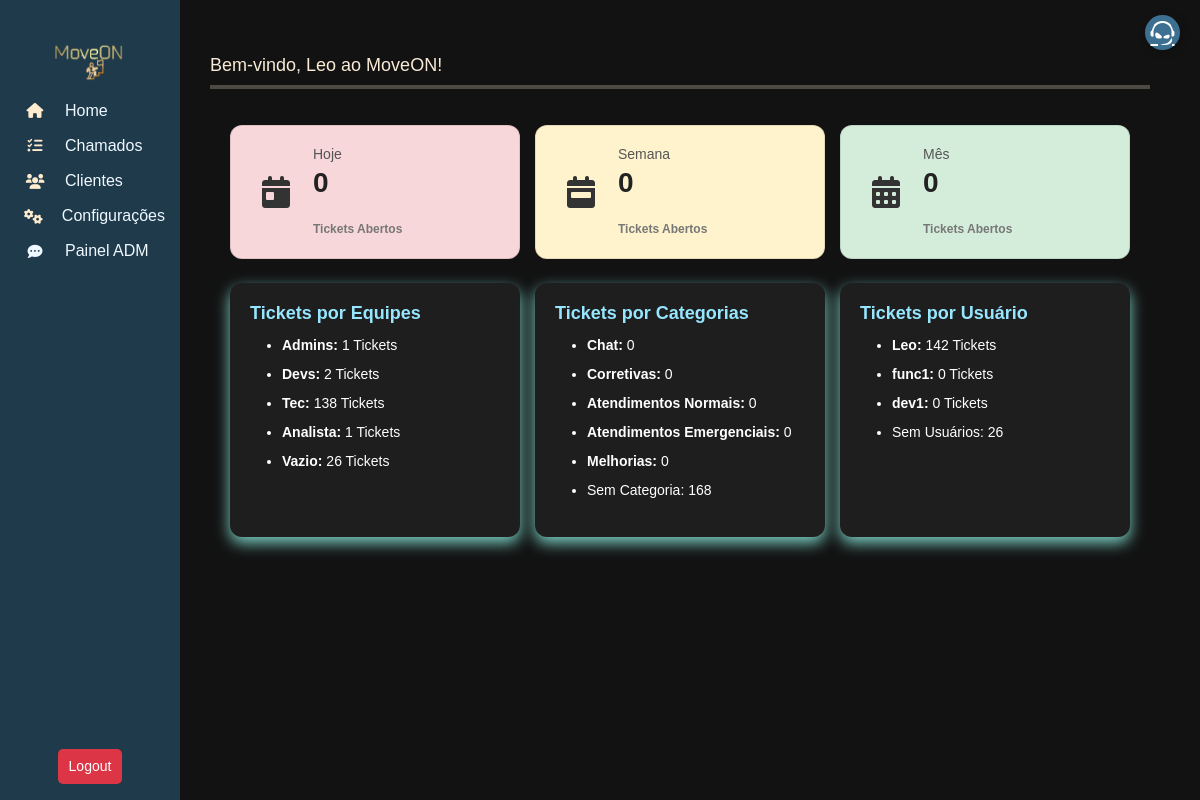
The app's page / (signed in), older data.
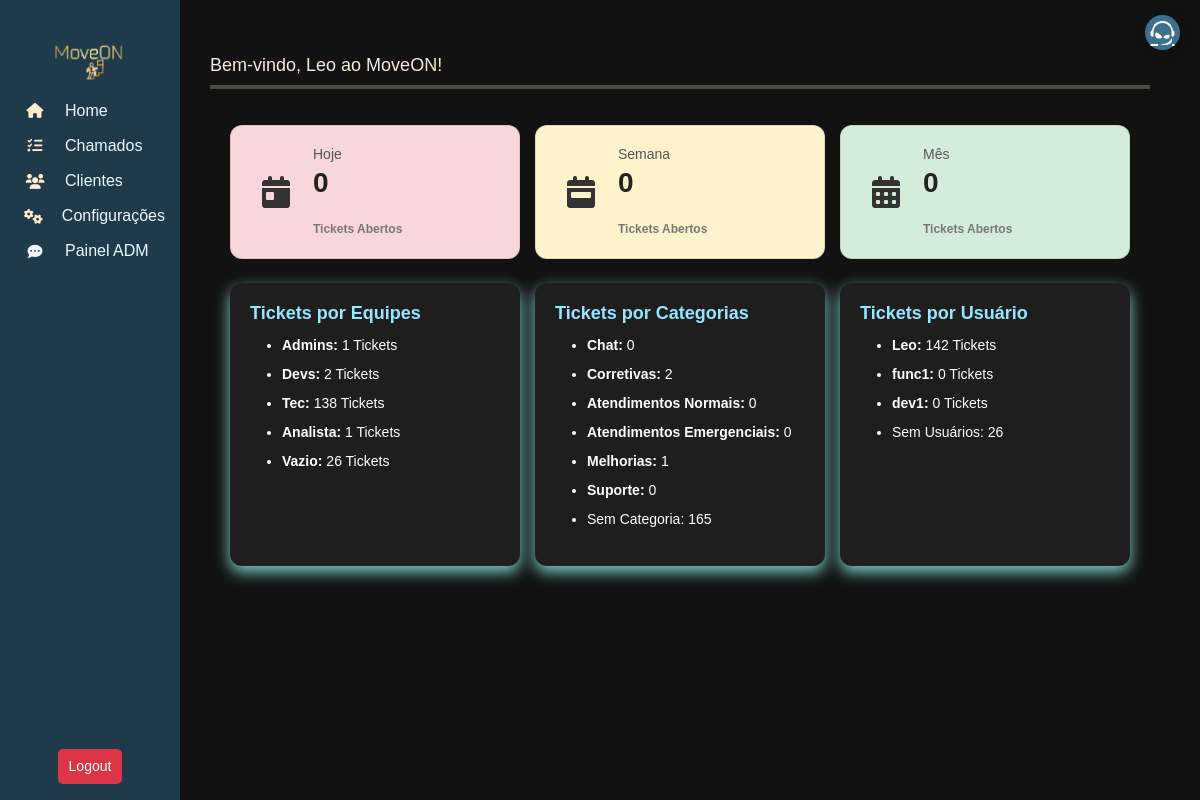
The same page, newer data.
### move_on/models.py (models this page shows, shortened)
class Category(models.Model):
    name = models.CharField("Nome", max_length=100)
    description = models.TextField("Descrição", blank=True, null=True)
    class Meta:
        db_table = "categorias"
    def __str__(self):
        return self.name

class User(AbstractUser):
    client = models.ForeignKey(Profile, on_delete=models.CASCADE, related_name="users", null=True, blank=True, db_column='client')
    role = models.ForeignKey(Role, on_delete=models.SET_NULL, null=True, blank=True, db_column='role')
    groups = models.ManyToManyField(
        'auth.Group',
        related_name='move_on_users',
        blank=True
    )
    user_permissions = models.ManyToManyField(
        'auth.Permission',
        related_name='move_on_users',
        blank=True
    )
    class Meta:
        db_table = "users"

### accounts/views.py (the view)
# urls.py: path('', IndexView.as_view(), name='menu'),
class IndexView(LoginRequiredMixin, TemplateView):
    template_name = 'index.html'
    def get_context_data(self, **kwargs):
        context = super().get_context_data(**kwargs)
        user = self.request.user
        today = localdate()  # Data de hoje
        week_start = today - timedelta(days=today.weekday())  # Início da semana (segunda-feira)
        month_start = today.replace(day=1)  # Início do mês
        categories = Category.objects.annotate(ticket_count=Count("ticket"))
        uncategorized_tickets = Ticket.objects.filter(category__isnull=True).count()
        usuarios = User.objects.annotate(ticket_count= Count("created_tickets"))
        unknow_user = Ticket.objects.filter(created_by__isnull=True).count()
        roles = {
            'admins': 1,
            'devs': 2,
            'tec': 4,
            'analista': 5,
            'vazio': None
        }
        roles_tkts = {}
        for role_name, role_id in roles.items():
            roles_tkts[role_name] = Ticket.objects.filter(assigned_team_id=role_id).count()
        context['tickets_today'] = Ticket.objects.filter(created_by=user, created_at__date=today).count()
        context['tickets_week'] = Ticket.objects.filter(created_by=user, created_at__date__gte=week_start).count()
        context['tickets_month'] = Ticket.objects.filter(created_by=user, created_at__date__gte=month_start).count()
        context.update({
            'tickets_today': Ticket.objects.filter(created_by=user, created_at__date=today).count(),
            'tickets_week': Ticket.objects.filter(created_by=user, created_at__date__gte=week_start).count(),
            'tickets_month': Ticket.objects.filter(created_by=user, created_at__date__gte=month_start).count(),
            'roles_tkts': roles_tkts,
            'categories': categories,
            'uncategorized_tickets': uncategorized_tickets,  # Tickets sem categoria
            'unknow_user':unknow_user,
            'usuarios': usuarios
        })
        return context

### accounts/templates/index.html (shortened to what this page needs)
{% extends 'Menu/menu.html' %} {% block content %}
<div class="container">
  <div class="dashboard-grid">
    <div class="ticket-card hoje">
      <i class="fas fa-calendar-day ticket-icon"></i>
      <div class="ticket-info">
        <h5>Hoje</h5>
        <p class="ticket-count">{{ tickets_today }}</p>
        <span>Tickets Abertos</span>
      </div>
    </div>
    <div class="ticket-card semana">
      <i class="fas fa-calendar-week ticket-icon"></i>
      <div class="ticket-info">
        <h5>Semana</h5>
        <p class="ticket-count">{{ tickets_week }}</p>
        <span>Tickets Abertos</span>
      </div>
    </div>
    <div class="ticket-card mes">
      <i class="fas fa-calendar-alt ticket-icon"></i>
      <div class="ticket-info">
        <h5>Mês</h5>
        <p class="ticket-count">{{ tickets_month }}</p>
        <span>Tickets Abertos</span>
      </div>
    </div>
  </div>
  <div class="dashboard-grid mt-4">
    <div class="roles-card">
      <h6 class="roles-card-title">
         Tickets por Equipes
      </h6>
      <ul class="roles-list">
        {% for role, count in roles_tkts.items %}
        <li><strong>{{ role|title }}:</strong> {{ count }} Tickets</li>
        {% endfor %}
      </ul>
    </div>
    <div class="roles-card">
      <h6 class="roles-card-title">
         Tickets por Categorias
      </h6>
      <ul class="roles-list">
        {% for categoria in categories %}
        <li>
          <strong>{{ categoria|title }}:</strong> {{ categoria.ticket_count }}
        </li>
        {% endfor %}
        <li>Sem Categoria: {{ uncategorized_tickets }}</li>
      </ul>
    </div>
    <div class="roles-card">
      <h6 class="roles-card-title">
         Tickets por Usuário
      </h6>
      <ul class="roles-list">
        {% for usuario in usuarios %}
        <li>
          <strong>{{ usuario.username }}:</strong> {{ usuario.ticket_count }}
          Tickets
        </li>
        {% endfor %}
        <li>Sem Usuários: {{ unknow_user }}</li>
      </ul>
    </div>
  </div>
</div>
{% endblock %}

### move_on/templates/Menu/menu.html (shortened to what this page needs)
{% load static %}
<head>
  <link href="https://cdn.jsdelivr.net/npm/bootstrap@5.3.3/dist/css/bootstrap.min.css" rel="stylesheet" />
  <link rel="stylesheet" href="https://cdnjs.cloudflare.com/ajax/libs/font-awesome/6.5.1/css/all.min.css" />
  <link rel="stylesheet" href="{% static 'css/styles.css' %}" />
</head>
<body>
  <nav class="sidebar">
    <h6> <img src="{% static 'image/moveon.png' %}" style="width: 100px; height:50px;"></h6>
    {% if user.is_authenticated %}
    <a href="/" data-bs-toggle="tooltip" data-bs-placement="right" title="Home">
      <i class="fas fa-home"></i> <span>Home</span>
    </a>
    <a href="{% url 'ticket_list' %}" data-bs-toggle="tooltip" data-bs-placement="right" title="Chamados">
      <i class="fas fa-tasks"></i> <span>Chamados</span>
    </a>
    <a href="{%url 'profile_list'%}" data-bs-toggle="tooltip" data-bs-placement="right" title="Clientes">
      <i class="fas fa-users"></i> <span>Clientes</span>
    </a>
    <a href="{% url 'params' %}" data-bs-toggle="tooltip" data-bs-placement="right" title="Configurações">
      <i class="fas fa-cogs"></i> <span>Configurações</span>
    </a>
    <a href="{% url 'chat_admin_panel' %}" data-bs-toggle="tooltip" data-bs-placement="right" title="Painel">
      <i class="fa-solid fa-comment-dots"></i><span>Painel ADM</span>
    </a>
    <form method="POST" action="{% url 'logout' %}">
      <button type="submit" class="btn btn-danger-2 w-100">Logout</button>
    </form>
    {% else %}
    <p>Necessário estar logado</p>
    {% endif %}
  </nav>
  <div class="content">
    <h3>
      {% block title %}Bem-vindo, {{ user.username }} ao MoveON!{% endblock %}
    </h3>
    <div class="bar-tab-color-preview">
      <hr style="border: none; height: 4px; background-color:blanchedalmond; margin: 0;">
    </div>
    <p>{% block content %}{% endblock %}</p>
  </div>
  <a href="{% url 'ticket_form' %}" class="support-btn" data-bs-toggle="tooltip" data-bs-placement="left"
    title="Novo Chamado">
    <i class="fa-brands fa-teamspeak"></i>
  </a>
</body>
</html>

Row changes from the older to the newer data that the page shows:
computed for Category "Corretivas": ticket_count "0" → "2"
computed for Category "Melhorias": ticket_count "0" → "1"
added Category: name "Suporte", ticket_count "0"
Text that changed along with them:
{{ uncategorized_tickets }}: "168" → "165"
